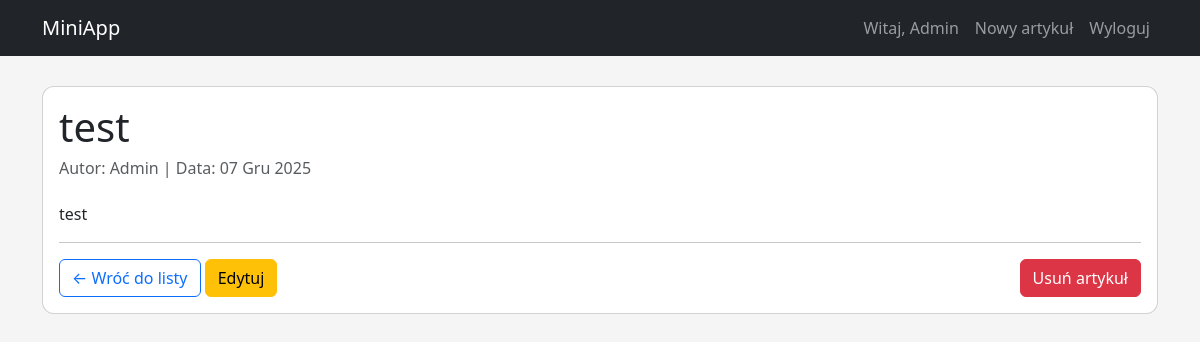
Screenshot of /article/3/ (signed in) with the database file from the repository.
### core/models.py (models this page shows, shortened)
class Article(models.Model):
    title = models.CharField(max_length=200, verbose_name="Tytuł")
    content = models.TextField(verbose_name="Treść")
    author = models.ForeignKey(User, on_delete=models.CASCADE, verbose_name="Autor")
    created_at = models.DateTimeField(auto_now_add=True, verbose_name="Utworzono")
    updated_at = models.DateTimeField(auto_now=True, verbose_name="Zaktualizowano")

### core/views.py (the view)
# urls.py: path('article/<int:pk>/', views.article_detail, name='article_detail'),
@login_required
def article_detail(request, pk):
    article = get_object_or_404(Article, pk=pk)
    if request.user.is_authenticated:
        can_edit = is_editor(request.user) or is_admin(request.user)
        can_delete = is_admin(request.user)
    else:
        can_edit = False
        can_delete = False
    return render(request, 'article_detail.html', {
        'article': article,
        'can_edit': can_edit,
        'can_delete': can_delete
    })

### core/views.py (called while the page is built)
def is_editor(user):
    return user.groups.filter(name='Editor').exists() or user.is_superuser

def is_admin(user):
    return user.groups.filter(name='Admin').exists() or user.is_superuser

### templates/article_detail.html
{% extends 'base.html' %}
{% block content %}
<div class="card mt-4">
    <div class="card-body">
        {% if edit_mode %}
            <h2>Edytuj artykuł: {{ article.title }}</h2>
            <form method="post">
                {% csrf_token %}
                {{ form.as_p }}
                <button type="submit" class="btn btn-success">Zapisz zmiany</button>
                <a href="{% url 'article_detail' article.pk %}" class="btn btn-secondary">Anuluj</a>
            </form>
        {% else %}
            <h1 class="card-title">{{ article.title }}</h1>
            <h6 class="text-muted mb-4">
                Autor: {{ article.author.username }} | Data: {{ article.created_at|date:"d M Y" }}
            </h6>
            <p class="card-text" style="white-space: pre-wrap;">{{ article.content }}</p>
            <hr>
            <div class="mt-3">
                <a href="{% url 'index' %}" class="btn btn-outline-primary">← Wróć do listy</a>
                {% if can_edit %}
                    <a href="{% url 'edit_article' article.pk %}" class="btn btn-warning">Edytuj</a>
                {% endif %}
                {% if can_delete %}
                    <a href="{% url 'delete_article' article.pk %}" class="btn btn-danger float-end">Usuń artykuł</a>
                {% endif %}
            </div>
        {% endif %}
    </div>
</div>
{% endblock %}

### templates/base.html (shortened to what this page needs)
<!DOCTYPE html>
<html lang="pl">
<head>
    <link href="https://cdn.jsdelivr.net/npm/bootstrap@5.3.0/dist/css/bootstrap.min.css" rel="stylesheet">
</head>
<body>
<nav class="navbar navbar-expand-lg navbar-dark bg-dark">
    <div class="container">
        <a class="navbar-brand" href="/">MiniApp</a>
        <div class="collapse navbar-collapse">
            <ul class="navbar-nav ms-auto">
                {% if user.is_authenticated %}
                    <li class="nav-item"><span class="nav-link">Witaj, {{ user.username }}</span></li>
                    <li class="nav-item"><a class="nav-link" href="{% url 'article_create' %}">Nowy artykuł</a></li>
                    <li class="nav-item"><a class="nav-link" href="/logout/">Wyloguj</a></li>
                {% else %}
                    <li class="nav-item"><a class="nav-link" href="/login/">Logowanie</a></li>
                    <li class="nav-item"><a class="nav-link" href="/register/">Rejestracja</a></li>
                {% endif %}
            </ul>
        </div>
    </div>
</nav>
<div class="container">
    {% block content %}{% endblock %}
</div>
</body>
</html>

### templates/base.html (style rules this page uses)
body { background: #f5f5f5; }
.navbar { margin-bottom: 30px; }
.card { border-radius: 12px; }

### rows the page displays
Article: title "test", author.username "Admin", created_at "07 Gru 2025", content "test"

### other values shown
{{ user.username }} "Admin"
